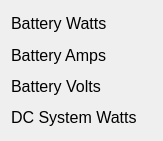
   <widget class="QWidget" name="layoutWidget">
    <property name="geometry">
     <rect>
      <x>6</x>
      <y>43</y>
      <width>143</width>
      <height>141</height>
     </rect>
    </property>
    <layout class="QVBoxLayout" name="verticalLayout_6">
     <item>
      <widget class="QLabel" name="Batt_Watts_Label">
       <property name="minimumSize">
        <size>
         <width>102</width>
         <height>23</height>
        </size>
       </property>
       <property name="maximumSize">
        <size>
         <width>80</width>
         <height>16777215</height>
        </size>
       </property>
       <property name="font">
        <font>
         <pointsize>12</pointsize>
        </font>
       </property>
       <property name="text">
        <string>Battery Watts</string>
       </property>
      </widget>
     </item>
     <item>
      <widget class="QLabel" name="Batt_Amps_Label">
       <property name="minimumSize">
        <size>
         <width>111</width>
         <height>23</height>
        </size>
       </property>
       <property name="maximumSize">
        <size>
         <width>80</width>
         <height>16777215</height>
        </size>
       </property>
       <property name="font">
        <font>
         <pointsize>12</pointsize>
        </font>
       </property>
       <property name="text">
        <string>Battery Amps</string>
       </property>
      </widget>
     </item>
     <item>
      <widget class="QLabel" name="Batt_Volts_Label">
       <property name="minimumSize">
        <size>
         <width>111</width>
         <height>23</height>
        </size>
       </property>
       <property name="maximumSize">
        <size>
         <width>80</width>
         <height>16777215</height>
        </size>
       </property>
       <property name="font">
        <font>
         <pointsize>12</pointsize>
        </font>
       </property>
       <property name="text">
        <string>Battery Volts</string>
       </property>
      </widget>
     </item>
     <item>
      <widget class="QLabel" name="DC_Power_Label">
       <property name="minimumSize">
        <size>
         <width>141</width>
         <height>23</height>
        </size>
       </property>
       <property name="maximumSize">
        <size>
         <width>80</width>
         <height>16777215</height>
        </size>
       </property>
       <property name="font">
        <font>
         <pointsize>12</pointsize>
        </font>
       </property>
       <property name="text">
        <string>DC System Watts</string>
       </property>
      </widget>
     </item>
    </layout>
   </widget>
